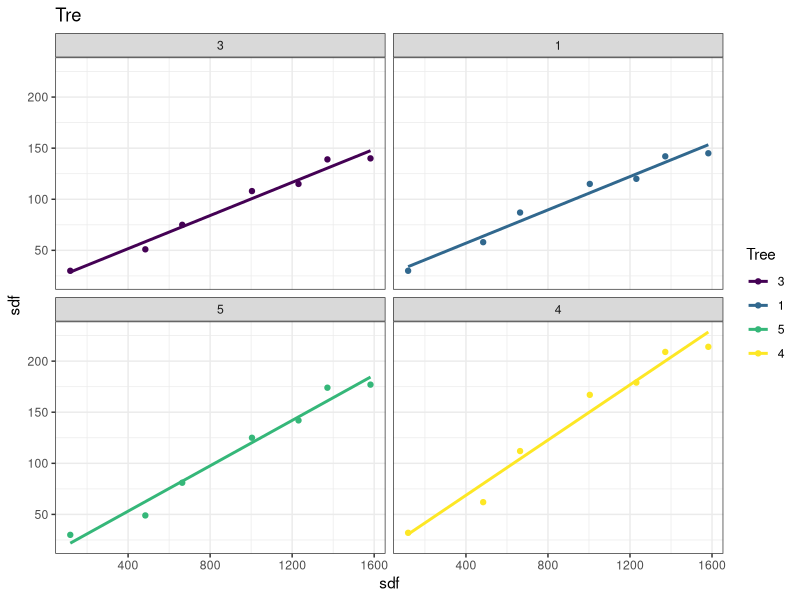
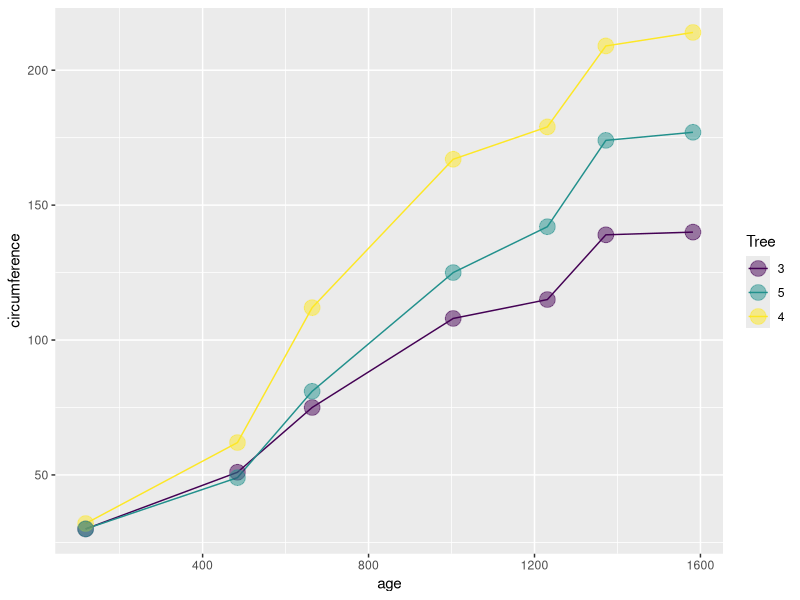
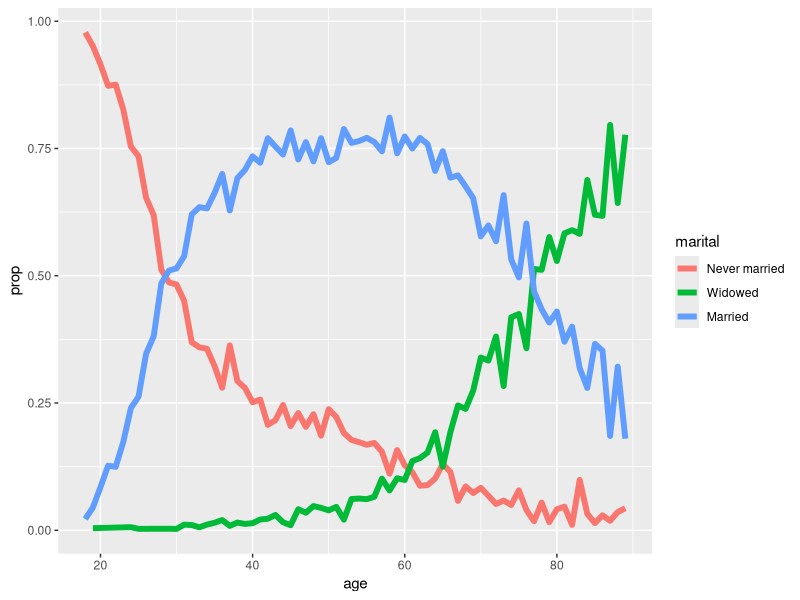

Here is the R script that generated these plots, in order: (Note: this script raises an error after producing the figures.)
library(tidyverse)

data()

view(Orange)
head(Orange)

#two numeric and one categorical variable,x axis independent & y axis is dependent

Orange %>% 
  filter(Tree!="2") %>% 
  ggplot(aes(x=age, y= circumference,color=Tree))+
  geom_point()+
  geom_smooth(method = lm,se=F)+
  facet_wrap(~Tree)+
  theme_bw()+
  labs(title="Tre",x="sdf",y="sdf")



Orange %>% 
  filter(Tree!="2" & 
            Tree!="1") %>% 
  ggplot(aes(x=age, y= circumference,color=Tree))+
  geom_line()+
  geom_point(size=5,alpha=0.5)
  theme_bw()
  
  
  
  
  library(forcats)
  library(patchwork)
  
  
  #AGE and proption graph but not a standard practice
  gss_cat %>% 
    filter(!is.na(age)) %>% 
    filter(marital %in% c("Never married","Married","Widowed")) %>% 
    count(age, marital) %>% 
    group_by(age) %>% 
    mutate(prop=n/sum(n)) %>%  
    ggplot(aes(x=age, y= prop,color=marital))+
    geom_line(size=2,na.rm = TRUE)
  geom_point(size=5,alpha=0.5)+
    theme_bw()
  
  
  
  #AGE and proption graph but not a standard practice
  gss_cat %>% 
    filter(!is.na(age)) %>% 
    filter(marital %in% c("Never married","Married","Widowed")) %>% 
    count(age, marital) %>% 
    group_by(age) %>% 
    mutate(prop=n/sum(n)) %>%  
    mutate(marital=fct_reorder2(marital,age, prop)) %>% 
    mutate(marital=fct_rev(marital)) %>% 
    ggplot(aes(x=age, y= prop,color=marital))+
    geom_line(size=2,na.rm = TRUE)
  geom_point(size=5,alpha=0.5)+
    theme_bw()
  
  
  

  
